Frame 1 (no input): blank canvas, image omitted
Frame 60 (no input): blank canvas, image omitted
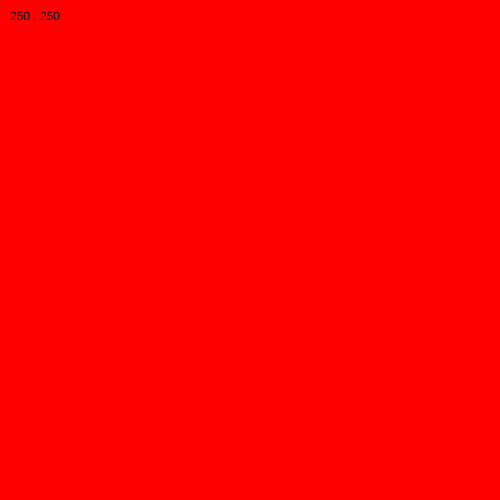
Frame 120 (the mouse pressed at the canvas centre since frame 60)

The p5.js sketch whose frames 1 and 60 were blank and that drew this single picture after the mouse press (run headless with seeded random() and noise() and a simulated clock; from frame 60 on, the mouse is pressed at the canvas centre):

// p5.js sketch
// ── sketch.js
function setup() {
  createCanvas(500, 500);

}

function draw() {

if (mouseIsPressed) {
  background('red');
 }else {
  background(100);
}

  // put your shapes here!

  if (mouseIsPressed){
    //change eyeballs

  } else {
    //normal eyeballs
    
  }




  text(mouseX + " , " + mouseY, 10, 20) ;  // this helps know where the mouse is
}



function mouseReleased() {
  // if you click the mouse, you'll see the location in the debugging console
  print(mouseX + " , " + mouseY) ;
}
